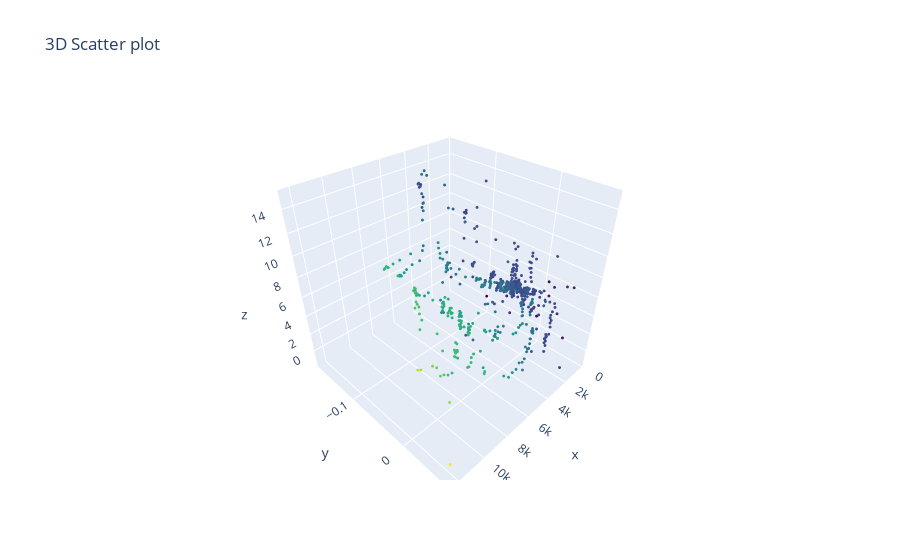

Write notebook code for a chart like this one.
### Code cell
import plotly.graph_objs as go
from plotly.offline import iplot
# go.Scatter3d(x='temp_delta', y='Q_load', c='DarkBlue')
plot_df = df.query('OAT > 0 and Total_flow > 0')
trace = go.Scatter3d(
   x = plot_df['Total_flow'], y = plot_df['der'], z = plot_df['temp_delta'],mode = 'markers', marker = dict(
      size = 1,
      color = plot_df['Total_flow'], # set color to an array/list of desired values
      colorscale = 'Viridis'
      )
   )
layout = go.Layout(title = '3D Scatter plot')
fig = go.Figure(data = [trace], layout = layout)
iplot(fig)

### Figure 1 — Plotly figure (JSON) as saved in the notebook; plotly's stock layout.template omitted (floating-point values rounded to 4 significant figures; data arrays with more than 128 entries replaced by an {"elided": "..."} marker saying what was removed)
{"data": [{"marker": {"color": {"elided": "645 float values"}, "colorscale": [[0, "#440154"], [0.1111, "#482878"], [0.2222, "#3e4989"], [0.3333, "#31688e"], [0.4444, "#26828e"], [0.5556, "#1f9e89"], [0.6667, "#35b779"], [0.7778, "#6ece58"], [0.8889, "#b5de2b"], [1, "#fde725"]], "size": 1}, "mode": "markers", "type": "scatter3d", "x": {"elided": "645 float values"}, "y": {"elided": "645 float values"}, "z": {"elided": "645 float values"}}], "layout": {"title": {"text": "3D Scatter plot"}}}
